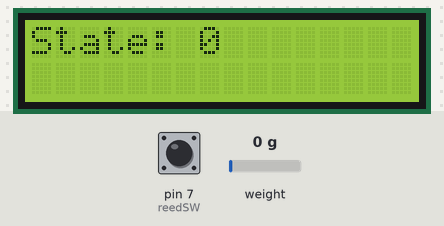
Bench run of a sketch on a simulated Arduino Uno, built with avr-gcc and run on an emulated ATmega328P. Parts: 16×2 character LCD. The test bench sets the inputs (shaded band); at power-on: weight on the scale 0 g, pin 7 (reedSW) HIGH. What the sketch prints to the serial monitor is not drawn.

Above: at 4.2 s.
4.3 s: weight on the scale set to 1250 g
At 6.2 s:
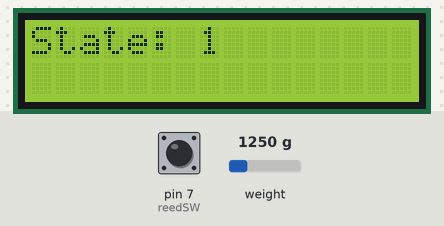
6.9 s: pin 7 (reedSW) pulled LOW for 1.25 s
At 8.5 s:
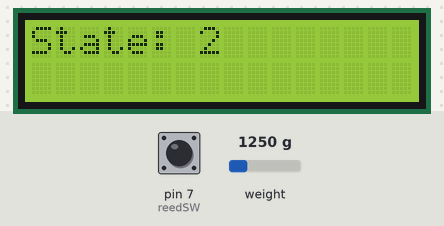
Timing chart, 0 to 10.0 s (numbered marks = the images above; inputs shaded):
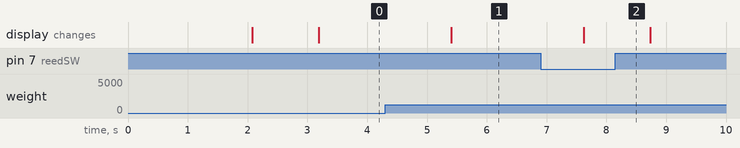

The sketch:

loadcell_01.ino
```cpp
#include <Wire.h>
#include <LiquidCrystal_I2C.h>
#include <HX711.h>

LiquidCrystal_I2C lcd(0x27, 16, 2);
HX711 scale;

float calibration_factor = -372.0;
float Weight = 0;

// 로드센서의 임계값. 이 값을 넘으면 사람이 있음을 의미함
const float PRESS = 10.0;
// 리드 스위치: 7번에 연결
// 다른 포트에 연결되어 있을경우 값을 바꾸세요
const int reedSW = 7;

int readValue_curr = 0;
int readValue_prev = 0;
int currentState = 0;
char dispString[16] = {0x00, };


void setup() {
pinMode(reedSW, INPUT_PULLUP);
Serial.begin(9600);
// LCD
lcd.init ();
lcd.backlight();
lcd.setCursor(0, 0);
lcd.print("CJU");
lcd.setCursor(6, 1);
lcd.print("VUASRL");
delay(2000);
lcd.clear();
// 로드셀
scale.begin(2, 3);
scale.set_scale();
scale.tare();
readValue_prev = digitalRead(reedSW);
}

void loop()
{
scale.set_scale(calibration_factor);
Weight = (scale.get_units()*0.01);

readValue_curr = digitalRead(reedSW);
Serial.print("W: ");
Serial.println(Weight);
Serial.print("SW: ");
Serial.println(readValue_curr);

if (Weight < PRESS) // 사람이 없음
{
currentState = 0;
}
else // 사람이 있음
{
// 현재 안전벨트를 함. 이전 현재 관계없이 현재 안전벨트를 한 상태임
if (readValue_curr==0 && readValue_prev==1)
{
currentState = 2;
}
// 현재 안전벨트를 하지 않음
else if (readValue_curr==0 && readValue_prev==0)
{
// 현재 안전벨트를 하지 않고 이전에도 벨트를 하지 않았음
if (currentState != 2)
currentState = 3;
}
else if(readValue_curr==1)// 현재 안전벨트를 하지 않았음. 그러나 이전에 벨트를 한 기록이 있음
currentState = 1;
}


sprintf(dispString, "State: %d", currentState);
lcd.setCursor(0,0);
lcd.print(dispString);

readValue_prev = readValue_curr;

delay(1000);

}
```

Measured:
- after the input at 4.3 s, the display: changes after 1.1 s (image 1)
- after the input at 6.9 s, the display: changes after 0.72 s (image 2)
